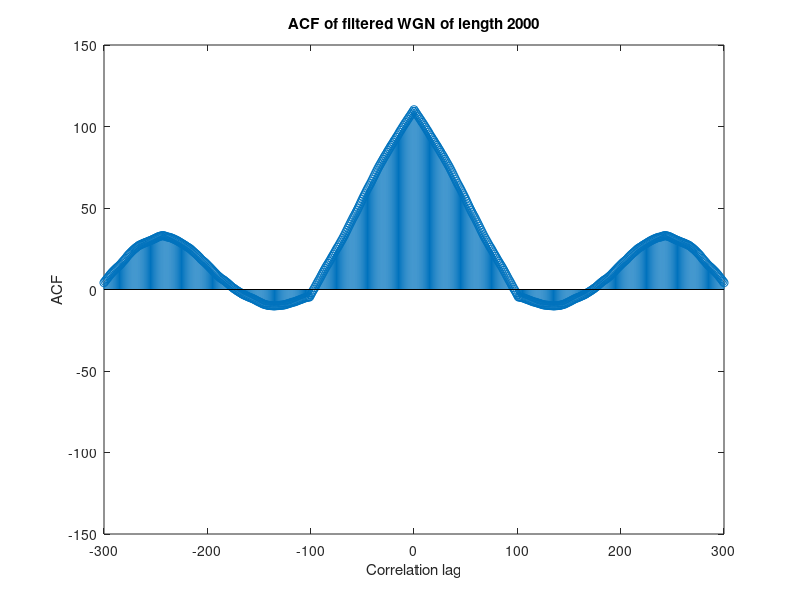

Here is the MATLAB script that generated this plot:


N=2000;                                 %sample number
x = randn(N,1);                         %WGN
q = 100;                                %MA Filter order

b=ones((q+1),1);                        %filter coefficients
a=[1];


y=filter(b,a,x);                        %MA filter
[ACF_y, lags] = xcorr(y,'unbiased');    %unbiased autocorrelation estimate
stem(lags,ACF_y);
title(['ACF of filtered WGN of length ', num2str(N)])
xlabel('Correlation lag')
ylabel('ACF')
xlim([-300,300]);








%x=fft(acf);
%plot(abs(x))

%plot(y)
%y_acf=xcorr(y);
%stem(y_acf);
%xlim([9800,10200]);

%plot (abs(fft(y_acf)))


%freqz(ones(9,1), [1])


%h=impz(b,a);
%stem (h)
%y=xcorr (h, 'biased')
%stem(y)